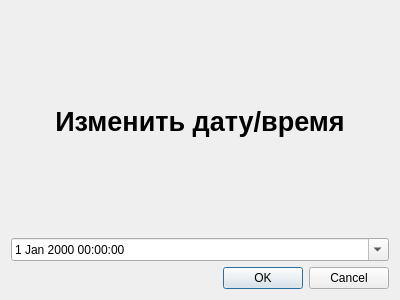
<?xml version="1.0" encoding="UTF-8"?>
<ui version="4.0">
 <class>Dialog</class>
 <widget class="QDialog" name="Dialog">
  <property name="geometry">
   <rect>
    <x>0</x>
    <y>0</y>
    <width>400</width>
    <height>300</height>
   </rect>
  </property>
  <property name="windowTitle">
   <string>Dialog</string>
  </property>
  <layout class="QVBoxLayout" name="verticalLayout">
   <item>
    <widget class="QLabel" name="label">
     <property name="font">
      <font>
       <pointsize>20</pointsize>
       <bold>true</bold>
      </font>
     </property>
     <property name="text">
      <string>Изменить дату/время</string>
     </property>
     <property name="alignment">
      <set>Qt::AlignmentFlag::AlignCenter</set>
     </property>
    </widget>
   </item>
   <item>
    <widget class="QDateTimeEdit" name="dateTimeEdit">
     <property name="calendarPopup">
      <bool>true</bool>
     </property>
    </widget>
   </item>
   <item>
    <widget class="QDialogButtonBox" name="buttonBox">
     <property name="orientation">
      <enum>Qt::Orientation::Horizontal</enum>
     </property>
     <property name="standardButtons">
      <set>QDialogButtonBox::StandardButton::Cancel|QDialogButtonBox::StandardButton::Ok</set>
     </property>
    </widget>
   </item>
  </layout>
 </widget>
 <resources/>
 <connections>
  <connection>
   <sender>buttonBox</sender>
   <signal>accepted()</signal>
   <receiver>Dialog</receiver>
   <slot>accept()</slot>
   <hints>
    <hint type="sourcelabel">
     <x>248</x>
     <y>254</y>
    </hint>
    <hint type="destinationlabel">
     <x>157</x>
     <y>274</y>
    </hint>
   </hints>
  </connection>
  <connection>
   <sender>buttonBox</sender>
   <signal>rejected()</signal>
   <receiver>Dialog</receiver>
   <slot>reject()</slot>
   <hints>
    <hint type="sourcelabel">
     <x>316</x>
     <y>260</y>
    </hint>
    <hint type="destinationlabel">
     <x>286</x>
     <y>274</y>
    </hint>
   </hints>
  </connection>
 </connections>
</ui>
